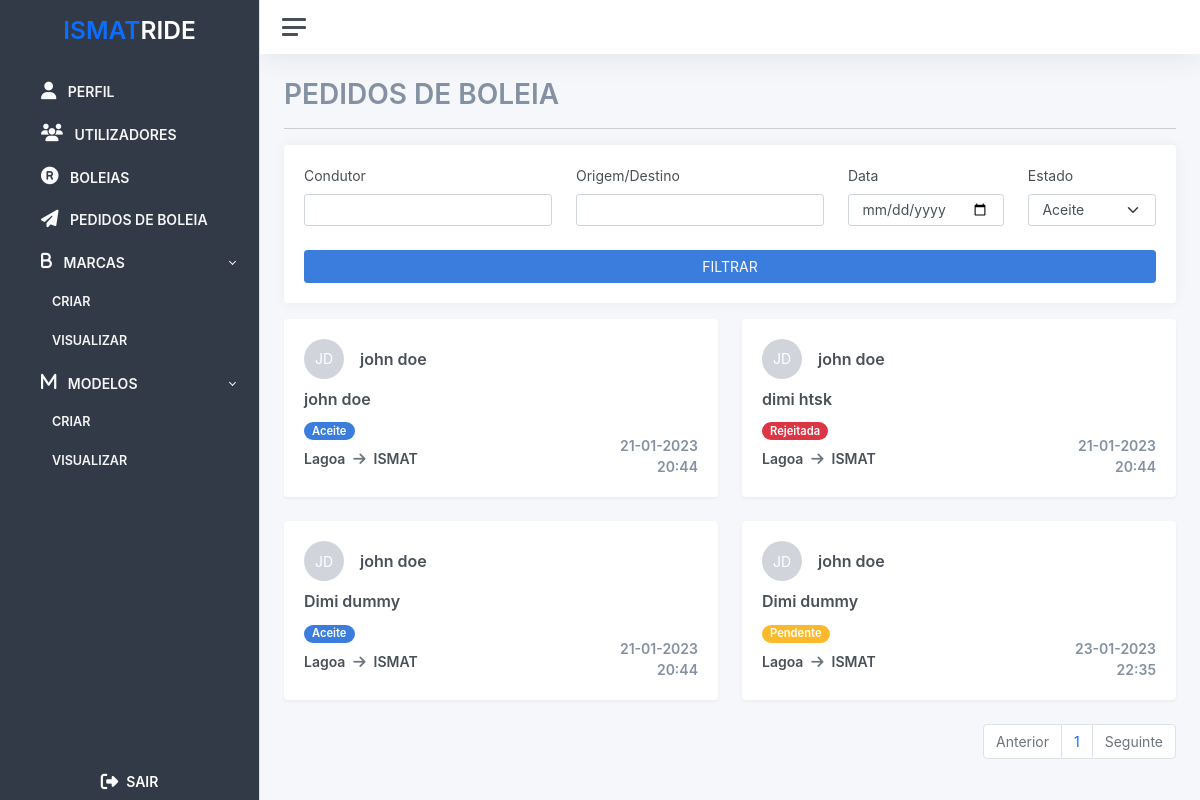
Page /admin/ride-requests/list (signed in) on the committed database.
### src/ride_requests/ride_requests.py (models this page shows)
class RideRequestState(db.Model):
   __tablename__ = 'ride_request_state'
   id = db.Column(db.Integer, primary_key=True)
   name = db.Column(db.String(20))

### src/rides/rides.py (models this page shows)
class Ride(db.Model):
    __tablename__ = 'ride'
    id = db.Column(db.Integer, primary_key=True)
    start_time = db.Column(db.DateTime)
    end_time = db.Column(db.DateTime)
    driver_id = db.Column('driver_id', db.ForeignKey('user.id'))
    driver = db.relationship('User', backref='ride')
    passengers = db.relationship('User', secondary=ride_passengers, backref='rides')
    vehicle_id = db.Column('vehicle_id', db.ForeignKey('vehicle.id'))
    vehicle = db.relationship('Vehicle', backref='ride')
    origin = db.Column(db.String(100))
    destiny = db.Column(db.String(100))
    seats = db.Column(db.Integer())
    cost = db.Column(db.Float, default=0.0)
    is_return_trip = db.Column(db.Boolean, default=False)
    createdAt = db.Column(db.DateTime, default=datetime.datetime.now)
    updatedAt = db.Column(db.DateTime, default=datetime.datetime.now)
    status_id = db.Column('status_id', db.ForeignKey('ride_status.id'))
    status = db.relationship('RideStatus', backref='ride')

### src/admin/routes.py (the view)
@admin_bp.route("/ride-requests/list")
@login_required
@admin_required
def list_ride_requests():
      page = request.args.get('page', 1, type=int)
      query = RideRequest.query
      if request.args.get("name"):
        query = query.join(Ride, RideRequest.ride).join(User, Ride.driver).filter(or_(
            User.first_name.contains(request.args.get("name")),
            User.last_name.contains(request.args.get("name"))
            ))
      if request.args.get("origin"):
        query = query.join(Ride, RideRequest.ride).filter(
            Ride.origin.contains(request.args.get("origin")))
      if request.args.get("date"):
        query = query.filter(func.date(RideRequest.createdAt) == request.args.get("date"))
      if request.args.get("status"):
        query = query.filter(RideRequest.ride_request_state_id == request.args.get("status"))
      query = query.paginate(page=page, per_page=ITEMS_PER_PAGE)
      response = {'items': list(), 'iter_pages': query.iter_pages, 'page': page, 'pages': query.pages, 'next_num': query.next_num}
      ride_requests_list = list()
      for ride in query:
            ride_requests_list.append(
                  RideRequestDto(ride.user.get_full_name(),ride.ride.driver.get_full_name(),ride.ride.origin, ride.ride.destiny, ride.ride_request_state.name,
                  ride.ride.start_time.strftime('%d-%m-%Y'), ride.ride.start_time.strftime('%H:%M'),ride.ride.driver.get_initials())
            )
      response['items'] = ride_requests_list
      if ride_requests_list.__len__() == 0:
        return(render_template("admin/ride_requests_no_data.html"))
      return render_template("admin/ride_requests.html", request_list = response)

### src/extensions.py (called while the page is built)
def admin_required(f):
    @wraps(f)
    def decorated_function(*args, **kwargs):
        if current_user.type != 'Admin':
            return redirect(url_for('rides.list_rides'))
        return f(*args, **kwargs)
    return decorated_function

### src/users/users.py (called while the page is built)
	def get_full_name(self):
		return self.first_name + " " + self.last_name

	def get_initials(self):
		first_name_initial = str.upper(self.first_name[0])
		last_name_initial = str.upper(self.last_name[0])
		return f'{first_name_initial}{last_name_initial}'

### src/templates/admin/ride_requests.html (shortened to what this page needs)
{% extends 'base/base.html' %}  {% block container_title %} PEDIDOS DE BOLEIA {% endblock
container_title %} {% block filters %}
<form action="{{ url_for('admin.list_ride_requests') }}" method="get">
  <div class="card mb-3">
    <div class="card-body">
      <div
        class="d-flex flex-row flex-wrap gap-4 justify-content-center align-items-end justify-content-sm-start"
      >
        <div class="flex-fill">
          <label class="form-label secondary-secondary-text-color"
            >Condutor</label
          >
          <input
            type="text"
            value="{{ request.args.get('name') or ''}}"
            name="name"
            class="form-control"
          />
        </div>
        <div class="flex-fill">
          <label class="form-label secondary-secondary-text-color"
            >Origem/Destino</label
          >
          <input
            type="text"
            value="{{ request.args.get('origin') or ''}}"
            name="origin"
            class="form-control"
          />
        </div>
        <div class="flex-fill">
          <label class="form-label secondary-secondary-text-color">Data</label>
          <input
            type="date"
            value="{{ request.args.get('date') or ''}}"
            name="date"
            class="form-control"
          />
        </div>
        <div class="flex-fill">
          <label class="form-label secondary-secondary-text-color"
            >Estado</label
          >
          <select name="status" class="form-select">
            <option id="1" value="1">Aceite</option>
          </select>
        </div>
        <div class="flex-fill justify-content-center">
          <button class="btn btn-primary flex-fill w-100" type="submit">
            FILTRAR
          </button>
        </div>
      </div>
    </div>
  </div>
</form>
{% endblock filters %} {%block content %}
<div class="row justify-content-start">
  {% for item in request_list['items'] %}
  <div class="col-12 col-md-6 col-lg-6">
    <div class="card shadow">
      <div class="card-body">
        <div
          class="row align-items-end justify-content-start justify-content-md-center"
        >
          <div class="col-12 col-sm-8 col-md-12 col-lg-12 col-xl-8">
            <div class="row align-items-center mb-2">
              <div class="col-12">
                <div class="row align-items-center">
                  <div class="col-12">
                    <div
                      class="d-flex w-100 align-items-center justify-content-start"
                    >
                      <div class="initial-avatar text-end">
                        {{item.initials}}
                      </div>
                      <span class="ms-3 fw-bold font-16px"
                        >{{item.driver_name}}</span
                      >
                    </div>
                  </div>
                </div>
              </div>
            </div>
            <div class="row align-items-center mb-2">
              <div class="col">
                <span class="fw-bold font-16px">{{item.passanger_name}}</span>
              </div>
            </div>
            <div class="row align-items-center mb-2">
              <div class="col">
                {% if 'Aceite' == item.status %}
                <span class="badge rounded-pill bg-primary font-14px ps-2 pe-2"
                  >{{item.status}}</span
                >
                {% elif 'Pendente' == item.status %}
                <span class="badge rounded-pill bg-warning font-14px ps-2 pe-2"
                  >{{item.status}}</span
                >
                {% elif 'Rejeitada' == item.status %}
                <span class="badge rounded-pill bg-danger font-14px ps-2 pe-2"
                  >{{item.status}}</span
                >
                {% elif 'Cancelada' == item.status %}
                <span class="badge rounded-pill bg-danger font-14px ps-2 pe-2"
                  >{{item.status}}</span
                >
                {% endif %}
              </div>
            </div>
            <div class="row align-items-center mb-2">
              <div class="col">
                <span class="fw-bold font-14px me-1"
                  >{{item.starting_location}}</span
                >
                <i class="fa-solid fa-arrow-right icon-color me-1"></i>
                <span class="fw-bold font-14px">ISMAT</span>
              </div>
            </div>
          </div>
          <div class="col-12 col-sm-4 col-md-12 col-lg-12 col-xl-4 mt-2 d-flex">
            <div class="row">
              <div
                class="col-12 text-lg-start text-xl-end text-md-start text-sm-end"
              >
                <span class="font-14px fw-bold secondary-text-color"
                  >{{item.starting_date}}</span
                >
              </div>
              <div
                class="col-12 text-lg-start text-xl-end text-md-start text-sm-end"
              >
                <span class="font-14px fw-bold secondary-text-color"
                  >{{item.starting_hour}}</span
                >
              </div>
            </div>
          </div>
        </div>
      </div>
    </div>
  </div>
  {% endfor %}
</div>
<div
  class="d-flex align-items-center justify-content-center justify-content-md-end"
>
  <ul class="pagination">
    <li class="page-item {% if request_list.page == 1 %}disabled{% endif %}">
      <a
        class="page-link"
        href="{{ url_for('admin.list_ride_requests', page=request_list.prev_num) }}"
        tabindex="-1"
        >Anterior</a
      >
    </li>
    {% for page_num in request_list.iter_pages(left_edge=1, right_edge=1,
    left_current=1, right_current=2) %} {% if page_num %} {% if
    request_list.page == page_num %}
    <li class="page-item">
      <a
        href="{{ url_for('admin.list_ride_requests', page=page_num) }}"
        class="page-link"
      >
        {{ page_num }}
      </a>
    </li>
    {% endif %} {% else %} ... {% endif %} {% endfor %}
    <li
      class="page-item {% if request_list.page == request_list.pages %}disabled{% endif %}"
    >
      <a
        class="page-link"
        href="{{ url_for('admin.list_ride_requests', page=request_list.next_num) }}"
        tabindex="-1"
        >Seguinte</a
      >
    </li>
  </ul>
</div>
{% endblock content %}

### src/static/styles/backoffice/global.css (style rules this page uses)
.initial-avatar { align-items: center; display: flex; justify-content: center; background-color: #d1d5db; color: #fff; border-radius: 50%; height: 2.5rem; width: 2.5rem; }
.secondary-text-color { color: #8391a2 !important; }
.icon-color { color: #6c757d; }
.font-16px { font-size: 16px; }
a { text-decoration: none !important; }
.pagination { display: flex; padding-left: 0; list-style: none; border-radius: 0.25rem; }
.page-link { position: relative; display: block; padding: 0.5rem 0.75rem; margin-left: -1px; line-height: 1.25; color: #0d6efd; background-color: #fff; border: 1px solid #dee2e6; }
.page-link:not(:disabled):not(.disabled) { cursor: pointer; }
.page-item:first-child .page-link { margin-left: 0; border-top-left-radius: 0.25rem; border-bottom-left-radius: 0.25rem; }
.page-item:last-child .page-link { border-top-right-radius: 0.25rem; border-bottom-right-radius: 0.25rem; }
.page-item.disabled .page-link { color: #6c757d; pointer-events: none; cursor: auto; background-color: #fff; border-color: #dee2e6; }

### rows in the picture
RideRequestState: status "Aceite" "Aceite"
Ride: starting_location "Lagoa" "Lagoa" "Lagoa"
RideRequestState: status "Rejeitada"
RideRequestState: status "Pendente"
Ride: starting_location "Lagoa"

### other values in the picture
{{ item.initials }} "JD" "JD" "JD" "JD"
{{ item.driver_name }} "john doe" "john doe" "john doe" "john doe"
{{ item.passanger_name }} "john doe" "dimi htsk" "Dimi dummy" "Dimi dummy"
{{ item.starting_date }} "21-01-2023" "21-01-2023" "21-01-2023" "23-01-2023"
{{ item.starting_hour }} "20:44" "20:44" "20:44" "22:35"
{{ page_num }} "1"
